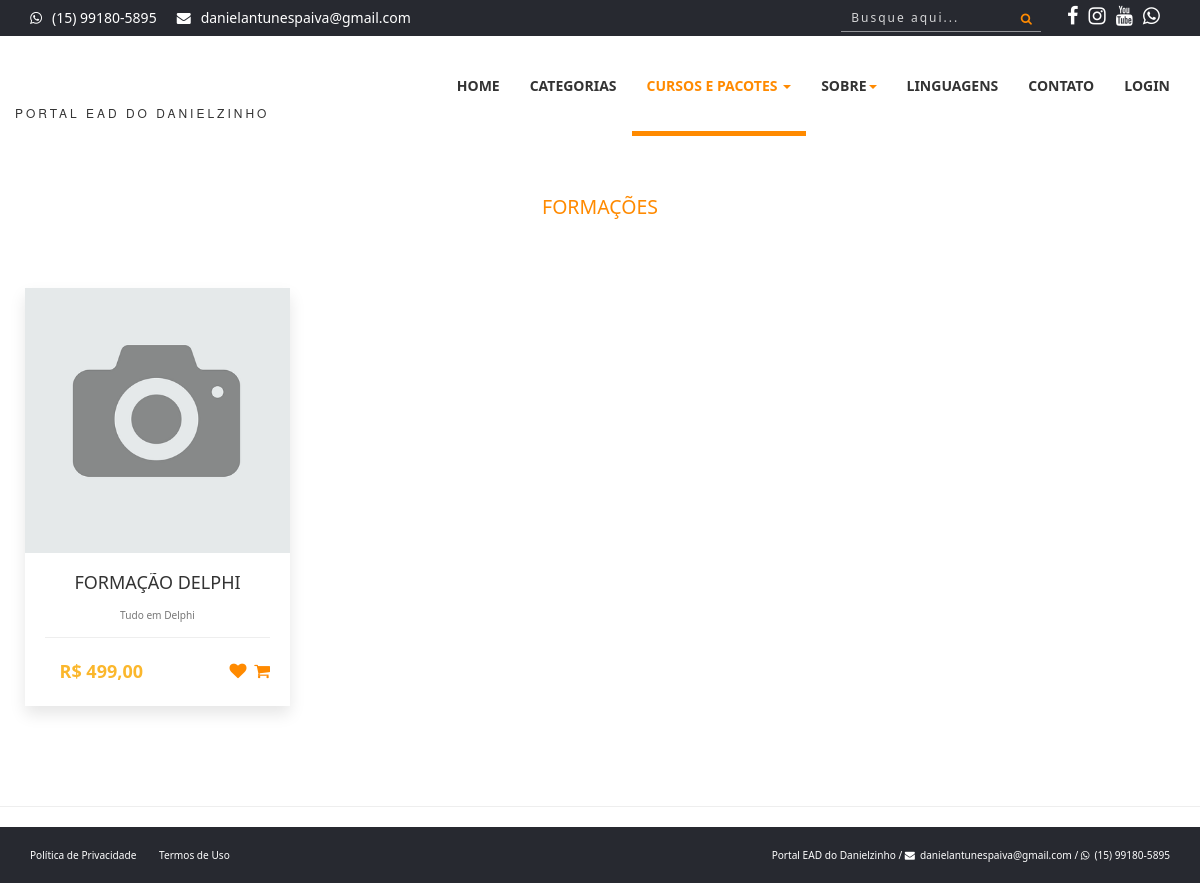
The app's page /formacoes.php, older data.
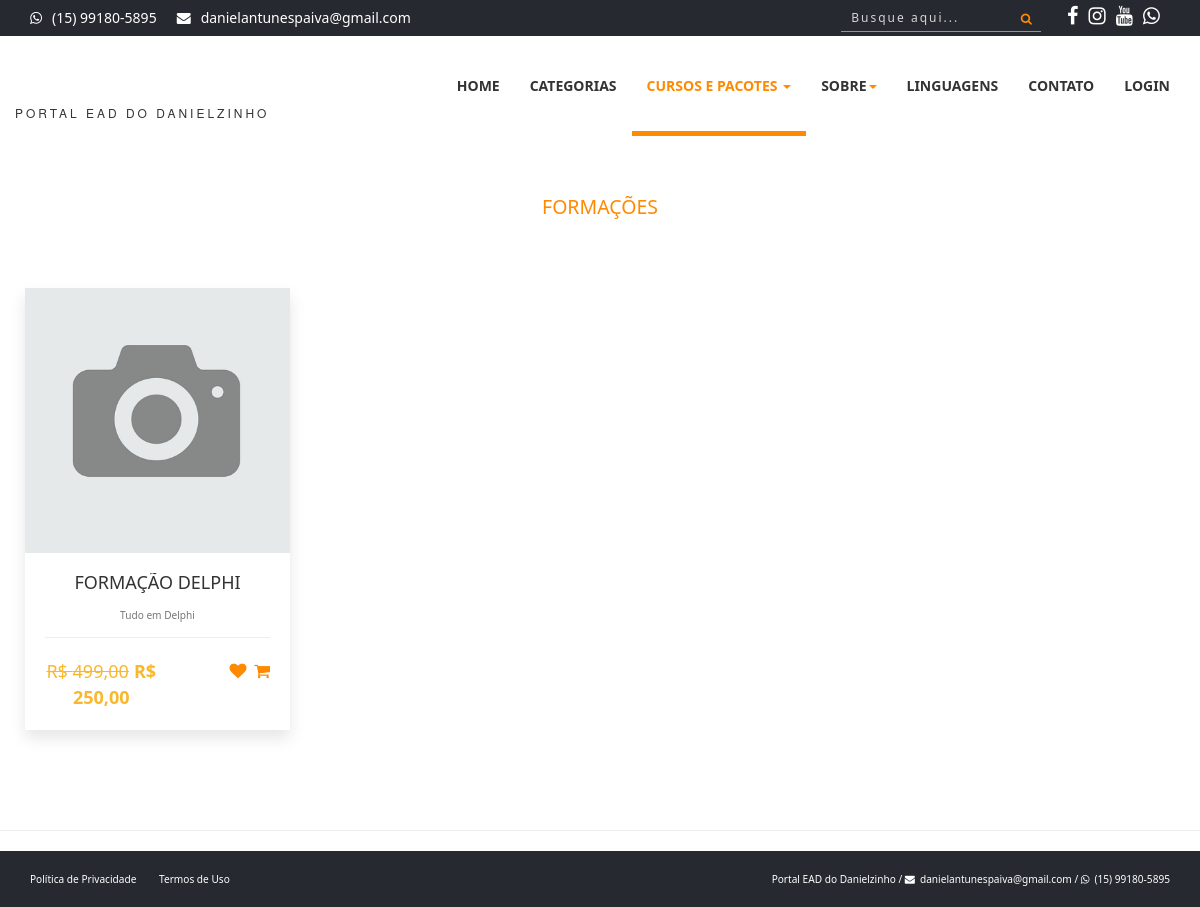
The same page, newer data.
### tables this page shows
CREATE TABLE `pacotes` (
  `id` int(11) NOT NULL,
  `nome` varchar(50) NOT NULL,
  `desc_rapida` varchar(60) NOT NULL,
  `desc_longa` text NOT NULL,
  `valor` decimal(8,2) NOT NULL,
  `professor` int(11) NOT NULL,
  `imagem` varchar(100) NOT NULL,
  `grupo` int(11) NOT NULL,
  `ano` int(11) NOT NULL,
  `palavras` varchar(255) NOT NULL,
  `nome_url` varchar(150) NOT NULL,
  `video` varchar(150) NOT NULL,
  `linguagem` int(11) NOT NULL,
  `promocao` decimal(8,2) NOT NULL
);

### formacoes.php (the view, shortened to what this page needs)
<?php
require_once('cabecalho.php');
?>
<?php
$query = $pdo->query("SELECT * FROM pacotes WHERE nome LIKE '%Formação%' ORDER BY id desc");
$res = $query->fetchAll(PDO::FETCH_ASSOC);
$total_reg = @count($res);
if ($total_reg > 0) {
?>
    <div class="section-heading text-center" style="margin-top:50px;">
        <div class="col-md-12 col-xs-12">
            <h2><small><span>Formações</span><small></h2>
        </div>
    </div>
    <section id="portfolio">
        <div class="row" style="margin-left:10px; margin-right:10px;">
            <?php
            for ($i = 0; $i < $total_reg; $i++) {
                $nome = $res[$i]['nome'];
                $desc_rapida = $res[$i]['desc_rapida'];
                $valor = $res[$i]['valor'];
                $promocao = $res[$i]['promocao'];
                $foto = $res[$i]['imagem'];
                $url = $res[$i]['nome_url'];
                $valorF = number_format($valor, 2, ',', '.',);
                $promocaoF = number_format($promocao, 2, ',', '.',);
            ?>
                <div class="col-xs-12 col-sm-4 col-md-3 portfolio-item">
                    <div class="portfolio-one">
                        <div class="portfolio-head">
                            <div class="portfolio-img"><img alt="" src="sistema/painel-admin/img/pacotes/<?php echo $foto ?>"></div>
                        </div>
                        <div class="portfolio-content" align="center">
                            <a href="cursos-do-<?php echo $url ?>" title="Detalhes do Pacote">
                                <h5 class="title"><?php echo $nome ?></h5>
                                <p style="margin-top:0px;"><?php echo $desc_rapida ?></p>
                            </a>
                            <div class="product-bottom-details">
                                <?php
                                if ($promocao > 0) {
                                ?>
                                    <div class="product-price"><small>R$ <?php echo $valorF ?></small>R$ <?php echo $promocaoF ?></div>
                                <?php } else { ?>
                                    <div class="product-price">R$ <?php echo $valorF ?></div>
                                <?php } ?>
                                <div class="product-links">
                                    <a href=""><i class="fa fa-heart"></i></a>
                                    <a href=""><i class="fa fa-shopping-cart"></i></a>
                                </div>
                            </div>
                        </div>
                    </div>
                </div>
            <?php
            }
            ?>
        </div>
    </section>
<?php
} else {
    echo '<p align="center" style="margin-top:100px;">Nenhuma formação cadastrada.</p>';
}
?>
<hr>
<?php
require_once('rodape.php');
?>

Row changes from the older to the newer data that the page shows:
changed pacotes "FORMAÇÃO DELPHI": promocao (not shown) → "250,00"
